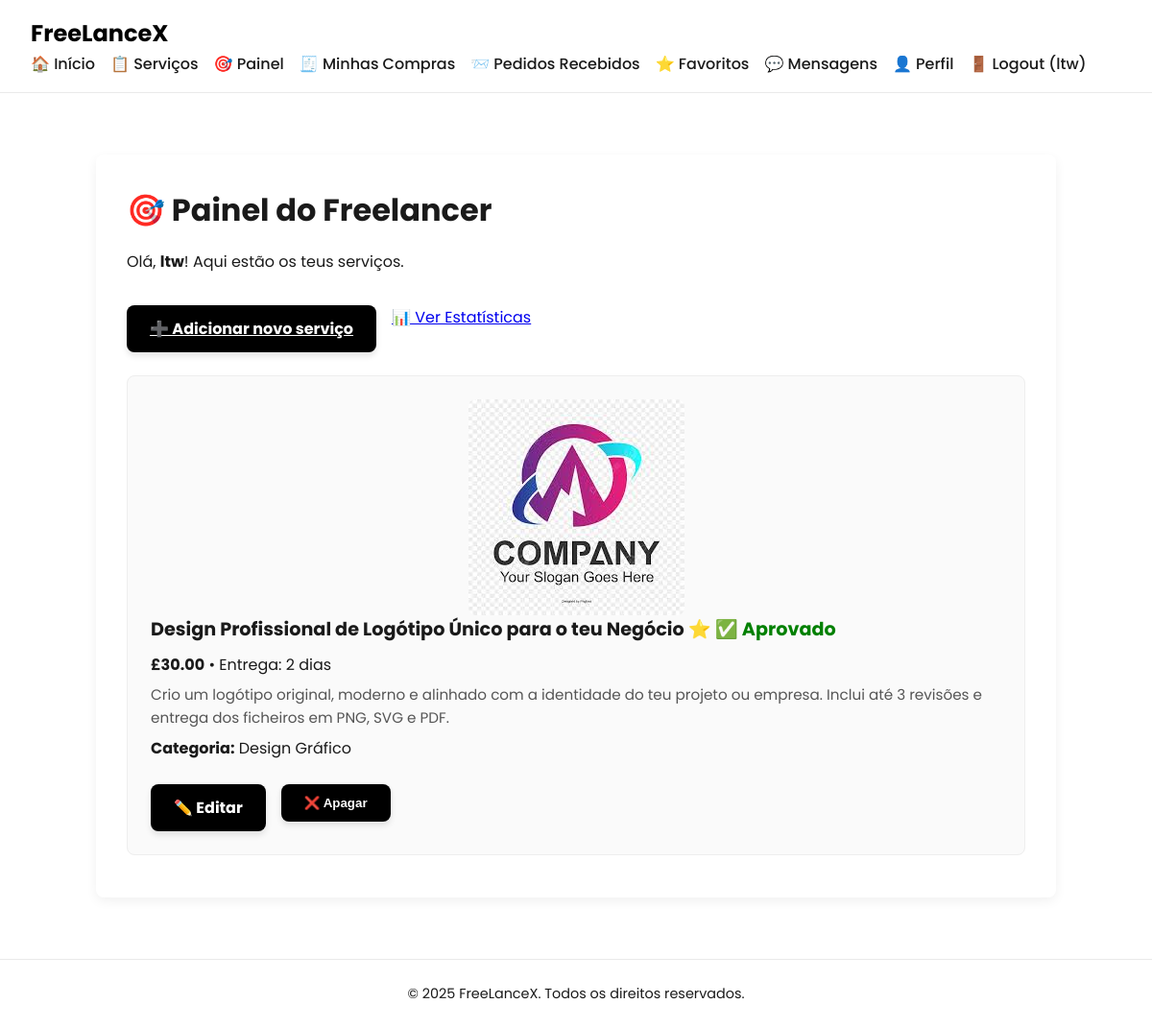
Screenshot of /pages/dashboard.php (signed in) with the database file from the repository.
### tables this page shows
CREATE TABLE services (
    id INTEGER PRIMARY KEY AUTOINCREMENT,
    freelancer_id INTEGER NOT NULL,
    title TEXT NOT NULL,
    description TEXT,
    price REAL NOT NULL,
    delivery_time TEXT NOT NULL,
    category TEXT, 
    media_path TEXT,
    is_promoted INTEGER DEFAULT 0, currency TEXT DEFAULT 'USD', status TEXT DEFAULT 'pendente',
    FOREIGN KEY(freelancer_id) REFERENCES users(id)
);

### pages/dashboard.php (the view, shortened to what this page needs)
<?php
require_once '../includes/db.php';
?>
<!DOCTYPE html>
<html lang="pt">
<?php include '../includes/head.php'; ?>
<body>
<?php include '../includes/header.php'; ?>
<?php
$stmt = $db->prepare("
    SELECT *
    FROM services
    WHERE freelancer_id = :id
    ORDER BY id DESC
");
$stmt->execute([':id' => $_SESSION['user_id']]);
$services = $stmt->fetchAll(PDO::FETCH_ASSOC);
function getCurrencySymbol($currency) {
    return match (strtoupper($currency)) {
        'USD' => '$',
        'EUR' => '€',
        'GBP' => '£',
        'BRL' => 'R$',
        'JPY' => '¥',
        default => $currency
    };
}
function renderStatusBadge($statusRaw) {
    $status = strtolower($statusRaw ?? 'pendente');
    return match ($status) {
        'aprovado' => "<span style='color: green;'>✅ Aprovado</span>",
        'reprovado' => "<span style='color: red;'>❌ Reprovado</span>",
        default => "<span style='color: orange;'>⏳ Pendente</span>"
    };
}
?>
<main class="dashboard-container">
    <h2>🎯 Painel do Freelancer</h2>
    <p>Olá, <strong><?= htmlspecialchars($_SESSION['username']) ?></strong>! Aqui estão os teus serviços.</p>
    <div class="dashboard-actions">
        <a href="add_service.php" class="primary-btn">➕ Adicionar novo serviço</a>
        <a href="stats.php" class="secondary-btn">📊 Ver Estatísticas</a>
    </div>
    <?php if (count($services) === 0): ?>
        <p class="no-services">Ainda não criaste nenhum serviço.</p>
    <?php else: ?>
        <ul class="service-list">
            <?php foreach ($services as $service): ?>
                <li class="service-item">
                    <?php
                    $imagePath = '../' . $service['media_path'];
                    if (!empty($service['media_path']) && file_exists($imagePath)):
                    ?>
                        <img src="/<?= htmlspecialchars($service['media_path']) ?>" alt="Imagem do serviço" class="service-image">
                    <?php endif; ?>
                    <h4>
                        <?= htmlspecialchars($service['title']) ?>
                        <?= $service['is_promoted'] ? '<span title="Promovido">⭐</span>' : '' ?>
                        <?= renderStatusBadge($service['status'] ?? null) ?>
                    </h4>
                    <p>
                        <strong><?= getCurrencySymbol($service['currency'] ?? '') . number_format($service['price'], 2) ?></strong>
                        • Entrega: <?= htmlspecialchars($service['delivery_time']) ?>
                    </p>
                    <p class="description"><?= htmlspecialchars($service['description']) ?></p>
                    <p>
                        <strong>Categoria:</strong> <?= htmlspecialchars($service['category'] ?: '—') ?>
                    </p>
                    <div class="service-actions">
                        <a href="edit_service.php?id=<?= $service['id'] ?>" class="primary-btn">✏️ Editar</a>
                        <form method="post" action="delete_service.php" class="inline-form" onsubmit="return confirm('Tens a certeza que queres apagar este serviço?');">
                            <button class="primary-btn danger-btn" type="submit">❌ Apagar</button>
                        </form>
                    </div>
                </li>
            <?php endforeach; ?>
        </ul>
    <?php endif; ?>
</main>
<?php include '../includes/footer.php'; ?>
</body>
</html>

### css/style.css (style rules this page uses)
:root { --primary: #000000; --bg-light: #ffffff; --text-color: #1a1a1a; --accent: #0070f3; --radius: 8px; --transition: all 0.3s ease-in-out; }
* { margin: 0; padding: 0; box-sizing: border-box; }
body { font-family: 'Poppins', sans-serif; background-color: var(--bg-light); color: var(--text-color); line-height: 1.6; }
main { max-width: 1000px; margin: 4rem auto 2rem auto; padding: 2rem; }
.primary-btn { background: var(--primary); color: #fff; padding: 12px 24px; border-radius: var(--radius); font-weight: bold; border: none; cursor: pointer; transition: var(--transition); box-shadow: 0 4px 6px rgba(0,0,0,0.1); }
.dashboard-container { max-width: 1000px; margin: 4rem auto; padding: 2rem; background: #fff; border-radius: var(--radius); box-shadow: 0 4px 12px rgba(0, 0, 0, 0.06); }
.dashboard-container h2 { font-size: 2rem; margin-bottom: 1rem; }
.dashboard-actions { display: flex; flex-wrap: wrap; gap: 1rem; margin: 1.5rem 0; }
.service-list { list-style: none; padding: 0; }
.service-item { padding: 1.5rem; border: 1px solid #eee; border-radius: var(--radius); margin-bottom: 1.5rem; background: #fafafa; }
.service-item h4 { font-size: 1.2rem; margin-bottom: 0.5rem; }
.service-item p { margin: 0.4rem 0; }
.service-item .description { font-size: 0.95rem; color: #555; }
.service-image { max-width: 100%; border-radius: var(--radius); margin-bottom: 1rem; }
.service-actions { margin-top: 1rem; display: flex; gap: 1rem; flex-wrap: wrap; }
.inline-form { display: inline; }
.stats-list, .service-list { list-style: none; padding-left: 0; margin-top: 1rem; }
.service-list li { margin-bottom: 0.75rem; }
.service-actions { display: flex; gap: 1rem; flex-wrap: wrap; margin-top: 1.5rem; }
.service-actions a.primary-btn, .service-actions .inline-form button.primary-btn { display: inline-block; background: var(--primary); color: #fff; padding: 12px 24px; border-radius: var(--radius); font-weight: bold; border: none; cursor: pointer; transition: var(--transition); text-decoration: none; box-shadow: 0 4px 6px rgba(0, 0, 0, 0.1); }
.service-actions .inline-form { display: inline; margin: 0; }
.dashboard-actions { margin-top: 2rem; display: flex; gap: 1rem; }
.danger-btn { background: #e53935; color: #fff; padding: 12px 24px; border-radius: var(--radius); font-weight: bold; border: none; cursor: pointer; transition: var(--transition); box-shadow: 0 4px 6px rgba(0, 0, 0, 0.1); }
.service-image { max-width: 400px; height: auto; display: block; margin: 0 auto; border-radius: 8px; }

### rows the page displays
services: media_path (picture), title "Design Profissional de Logótipo Único para o teu Negócio", status "✅ Aprovado", currency "£", price "30.00", delivery_time "2 dias", description "Crio um logótipo original, moderno e alinhado com a identidade do teu projeto ou empresa. Inclui até 3 revisões e entrega dos ficheiros em PNG, SVG e PDF.", category "Design Gráfico"

### other values shown
$_SESSION['username'] "ltw"
